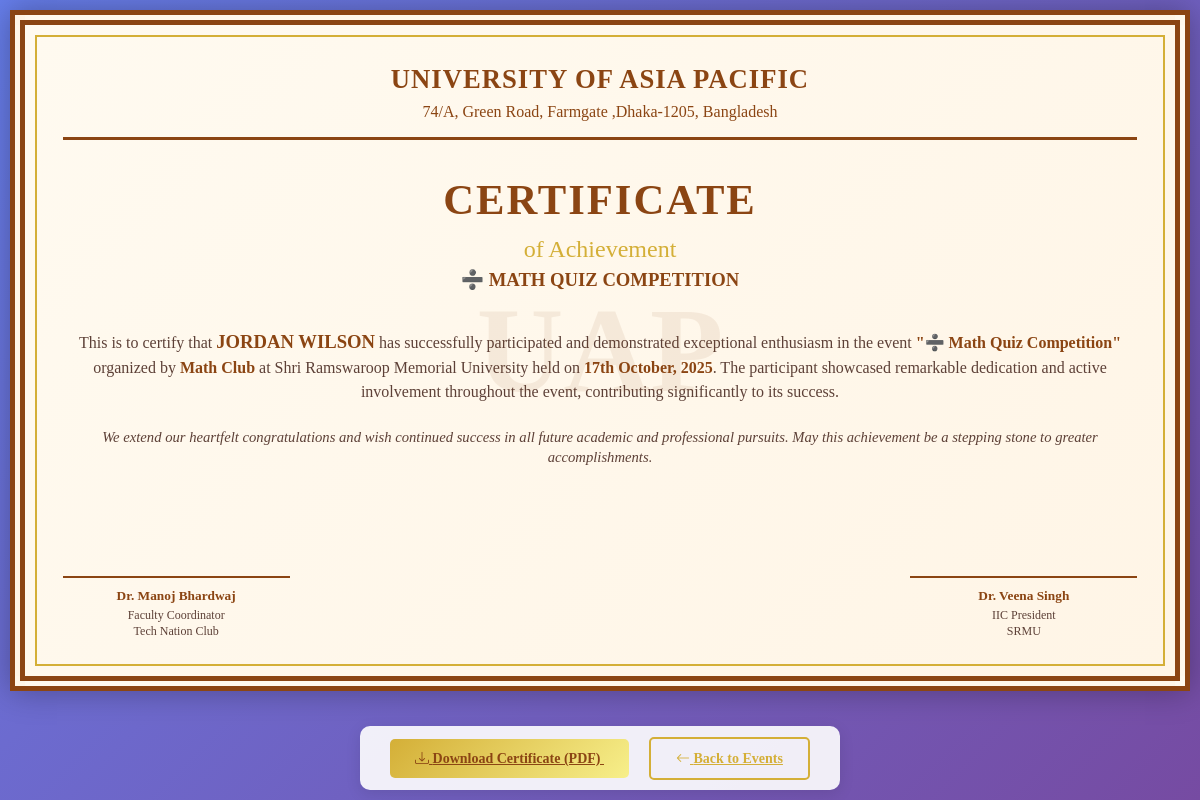
The page /clubnest/certificate/7/ (signed in) on the database its author committed.
### ClubNest/models.py (models this page shows, shortened)
class Event(models.Model):
    CATEGORY_CHOICES = [
        ('sport', 'Sport'),
        ('cultural', 'Cultural'),
        ('math', 'Math'),
        ('drama', 'Drama'),
        ('cybersecurity', 'Cyber Security'),
        ('software-hardware', 'Software & Hardware'),
        ('english-learning', 'English Learning'),
        ('debating-speaking', 'Debating & Public Speaking'),
        ('other', 'Other'),
    ]
    title = models.CharField(max_length=200)
    society = models.CharField(max_length=100, blank=True, null=True)
    description = models.TextField()
    date = models.DateField()
    time = models.TimeField()
    location = models.CharField(max_length=200)
    attendees = models.PositiveIntegerField(default=0)
    category = models.CharField(max_length=50, choices=CATEGORY_CHOICES, default='other')
    image = models.ImageField(upload_to='event_images/')
    club = models.ForeignKey(Club, on_delete=models.CASCADE, blank=True, null=True, help_text="Event organizing club")

### ClubNest/views.py (the view)
# urls.py: path('certificate/<int:participation_id>/', views.view_certificate, name='view_certificate'),
@login_required
def view_certificate(request, participation_id):
    participation = get_object_or_404(
        Participation,
        id=participation_id,
        user=request.user,
        attended=True
    )
    certificate, created = Certificate.objects.get_or_create(
        participation=participation,
        defaults={'issued_at': date.today()}
    )
    return render(request, "my_certificate.html", {
        "participation": participation,
        "certificate": certificate,
        "event": participation.event,
        "user": request.user
    })

### templates/my_certificate.html (shortened to what this page needs)
{% load static %}
<!DOCTYPE html>
<html lang="en">
<head>
  <link href="https://cdn.jsdelivr.net/npm/bootstrap@5.3.0/dist/css/bootstrap.min.css" rel="stylesheet">
  <link href="https://cdn.jsdelivr.net/npm/bootstrap-icons@1.10.5/font/bootstrap-icons.css" rel="stylesheet">
</head>
<body>
<div class="certificate-container">
  <div class="gold-border"></div>
  <div class="university-seal">UAP</div>
  <div class="university-header">
    <div class="university-name">University Of Asia Pacific</div>
    <div class="university-address">74/A, Green Road, Farmgate ,Dhaka-1205, Bangladesh</div>
  </div>
  <div class="certificate-title">
    <div class="certificate-main-title">CERTIFICATE</div>
    <div class="certificate-subtitle">of Achievement</div>
    <div class="event-title">{{ event.title }}</div>
  </div>
  <div class="certificate-body">
    <div class="certificate-text">
      This is to certify that <span class="highlight-name">{{ user.get_full_name|default:user.username }}</span> has successfully participated and demonstrated exceptional enthusiasm in the event <span class="highlight-event">"{{ event.title }}"</span> organized by <span class="highlight-organization">{{ event.society|default:"Club Nest" }}</span> at Shri Ramswaroop Memorial University held on <span class="highlight-date">{{ event.date|date:"jS F, Y" }}</span>. The participant showcased remarkable dedication and active involvement throughout the event, contributing significantly to its success.
    </div>
    <div class="wishes-text">
      We extend our heartfelt congratulations and wish continued success in all future academic and professional pursuits. May this achievement be a stepping stone to greater accomplishments.
    </div>
  </div>
  <div class="certificate-footer">
    <div class="signature-box">
      <div class="signature-line"></div>
      <div class="signature-name">Dr. Manoj Bhardwaj</div>
      <div class="signature-title">Faculty Coordinator</div>
      <div class="signature-title">Tech Nation Club</div>
    </div>
    <div class="signature-box">
      <div class="signature-line"></div>
      <div class="signature-name">Dr. Veena Singh</div>
      <div class="signature-title">IIC President</div>
      <div class="signature-title">SRMU</div>
    </div>
  </div>
</div>
<div class="action-buttons-container">
  <a href="{% url 'generate_certificate' participation.id %}" class="btn-gold" target="_blank">
    <i class="bi bi-download"></i> Download Certificate (PDF)
  </a>
  <a href="{% url 'events_page' %}" class="btn-outline-gold">
    <i class="bi bi-arrow-left"></i> Back to Events
  </a>
</div>
</body>
</html>

### templates/my_certificate.html (style rules this page uses)
body { background: linear-gradient(135deg, #667eea 0%, #764ba2 100%); font-family: 'Times New Roman', serif; padding: 20px; min-height: 100vh; display: flex; flex-direction: column; align-items: center; justify-content: center; }
.certificate-container { width: 280mm; height: 190mm; background: linear-gradient(135deg, #fffaf0 0%, #fff5e6 100%); margin: 0 auto 20px auto; padding: 15mm; position: relative; border: 15px double #8B4513; box-shadow: 0 0 30px rgba(0,0,0,0.3); }
.gold-border { position: absolute; top: 10px; left: 10px; right: 10px; bottom: 10px; border: 2px solid #D4AF37; pointer-events: none; }
.university-header { text-align: center; margin-bottom: 8mm; border-bottom: 3px solid #8B4513; padding-bottom: 4mm; }
.university-name { font-size: 20pt; font-weight: bold; color: #8B4513; margin-bottom: 2mm; text-transform: uppercase; letter-spacing: 1px; line-height: 1.2; }
.university-address { font-size: 12pt; color: #8B4513; font-weight: normal; line-height: 1.2; }
.certificate-title { text-align: center; margin: 10mm 0; }
.certificate-main-title { font-size: 32pt; font-weight: bold; color: #8B4513; margin-bottom: 3mm; text-transform: uppercase; letter-spacing: 2px; line-height: 1.1; }
.certificate-subtitle { font-size: 18pt; color: #D4AF37; font-weight: normal; margin-bottom: 2mm; line-height: 1.1; }
.event-title { font-size: 14pt; color: #8B4513; font-weight: bold; text-transform: uppercase; line-height: 1.1; }
.certificate-body { margin: 8mm 0; line-height: 1.6; }
.certificate-text { font-size: 12pt; color: #5D4037; margin-bottom: 6mm; text-align: center; line-height: 1.5; }
.highlight-name { font-size: 14pt; font-weight: bold; color: #8B4513; text-transform: uppercase; }
.highlight-event { font-size: 12pt; font-weight: bold; color: #8B4513; }
.highlight-organization { font-size: 12pt; font-weight: bold; color: #8B4513; }
.highlight-date { font-size: 12pt; font-weight: bold; color: #8B4513; }
.wishes-text { font-size: 11pt; color: #5D4037; margin-top: 6mm; text-align: center; font-style: italic; line-height: 1.4; }
.certificate-footer { display: flex; justify-content: space-between; margin-top: 12mm; padding-top: 6mm; }
.signature-box { text-align: center; width: 60mm; position: relative; }
.signature-line { border-top: 2px solid #8B4513; margin-top: 40px; width: 100%; }
.signature-name { margin-top: 8px; font-weight: bold; color: #8B4513; font-size: 10pt; }
.signature-title { color: #5D4037; font-size: 9pt; margin-top: 2px; line-height: 1.2; }
.university-seal { position: absolute; top: 50%; left: 50%; transform: translate(-50%, -50%); opacity: 0.08; font-size: 120px; color: #8B4513; font-weight: bold; }
.action-buttons-container { text-align: center; margin-top: 20px; padding: 20px; background: rgba(255, 255, 255, 0.9); border-radius: 10px; box-shadow: 0 4px 15px rgba(0,0,0,0.1); }
.btn-gold { background: linear-gradient(135deg, #D4AF37, #F7EF8A); border: none; color: #8B4513; font-weight: 600; padding: 12px 25px; margin: 0 10px; border-radius: 5px; font-size: 14px; }
.btn-outline-gold { color: #D4AF37; border: 2px solid #D4AF37; background: transparent; font-weight: 600; padding: 12px 25px; margin: 0 10px; border-radius: 5px; font-size: 14px; }
@media (max-width: 1200px) { body { padding: 10px; } }
@media (max-width: 1200px) { .certificate-container { width: 100%; height: auto; padding: 10mm; margin-bottom: 15px; } }

### rows shown on the page
Event: title "➗ MATH QUIZ COMPETITION", title "➗ Math Quiz Competition", society "Math Club", date "17th October, 2025"

### other values the page prints
{{ user.get_full_name|default:user.username }} "JORDAN WILSON"
